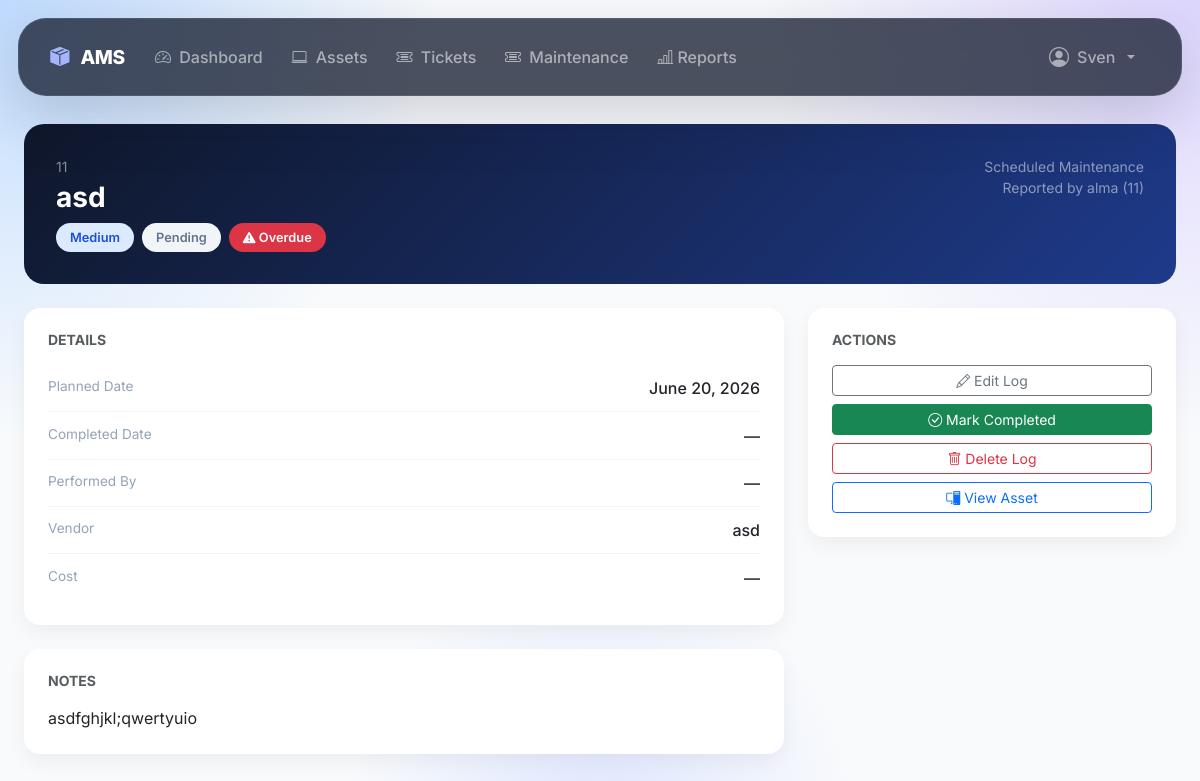
Page /maintenance/logs/1/ (signed in) on the committed database.
### accounts/models.py (models this page shows, shortened)
class User(AbstractUser ,TimeStampedModel):
    class Roles(models.TextChoices):
        ADMIN = "admin", "Admin"
        MANAGER = "manager", "Manager"
        IT_EXPERT = "it_expert", "IT Expert"
        EMPLOYEE = "employee", "Employee"
    email = models.EmailField(
        unique=True
    )
    employee_id = models.CharField(
        max_length=20,
        unique=True,
        db_index=True,
        verbose_name="Employee ID"
    )
    role = models.CharField(
        max_length=20,
        choices=Roles.choices,
        default=Roles.EMPLOYEE,
        db_index=True,
    )
    phone_number = models.CharField(
        max_length=20,
        blank=True,
    )
    department = models.ForeignKey(
        Department,
        on_delete=models.SET_NULL,
        null=True,
        blank=True,
        related_name="users",
    )
    position = models.CharField(
        max_length=100,
        blank=True,
    )
    avatar = models.ImageField(
        upload_to="users/avatars/",
        blank=True,
        null=True,
    )
    def __str__(self):
        full_name = self.get_full_name().strip()
        if full_name:
            return f"{full_name} ({self.employee_id})"
        return f"{self.username} ({self.employee_id})"
    class Meta:
        ordering = ["last_name", "first_name"]
        verbose_name = "User"
        verbose_name_plural = "Users"
        indexes = [
            models.Index(fields=["role"]),
        ]
    @property
    def is_staff_member(self):
        if self.is_superuser:
            return True
        return self.role in (
            self.Roles.ADMIN,
            self.Roles.MANAGER,
            self.Roles.IT_EXPERT,
        )

### maintenance/models.py (models this page shows, shortened)
class MaintenanceLog(TimeStampedModel):
    class MaintenanceType(models.TextChoices):
        SCHEDULED = "scheduled", "Scheduled Maintenance"
        REPAIR = "repair", "Repair"
        INSPECTION = "inspection", "Inspection"
    class Status(models.TextChoices):
        PENDING = "pending", "Pending"
        IN_PROGRESS = "in_progress", "In Progress"
        COMPLETED = "completed", "Completed"
        CANCELLED = "cancelled", "Cancelled"
    class Priority(models.TextChoices):
        LOW = "low", "Low"
        MEDIUM = "medium", "Medium"
        HIGH = "high", "High"
        CRITICAL = "critical", "Critical"
    asset = models.ForeignKey(
        Asset,
        on_delete=models.CASCADE,
        related_name="maintenance_logs",
    )
    schedule = models.ForeignKey(
        MaintenanceSchedule,
        on_delete=models.SET_NULL,
        null=True,
        blank=True,
        related_name="logs",
    )
    maintenance_type = models.CharField(
        max_length=20,
        choices=MaintenanceType.choices,
        default=MaintenanceType.SCHEDULED,
    )
    priority = models.CharField(
        max_length=20,
        choices=Priority.choices,
        default=Priority.MEDIUM,
        db_index=True,
    )
    status = models.CharField(
        max_length=20,
        choices=Status.choices,
        default=Status.PENDING,
        db_index=True,
    )
    reported_by = models.ForeignKey(
        User,
        on_delete=models.SET_NULL,
        null=True,
        blank=True,
        related_name="reported_maintenance",
    )
    performed_by = models.ForeignKey(
        User,
        on_delete=models.SET_NULL,
        null=True,
        blank=True,
        related_name="performed_maintenance",
    )
    planned_date = models.DateField()
    completed_date = models.DateField(null=True, blank=True)
    vendor = models.CharField(max_length=255, blank=True)
    cost = models.DecimalField(
        max_digits=10,
        decimal_places=2,
        null=True,
        blank=True,
    )
    notes = models.TextField(blank=True)
    @property
    def is_overdue(self):
        return (
            self.status != self.Status.COMPLETED
            and self.planned_date < timezone.now().date()
        )
    class Meta:
        verbose_name = "Maintenance Log"
        verbose_name_plural = "Maintenance Logs"
        ordering = ["-planned_date"]
        indexes = [
            models.Index(fields=["status", "planned_date"]),
            models.Index(fields=["priority", "status"]),
            models.Index(fields=["asset", "status"]),
        ]

### assets/models.py (models this page shows, shortened)
class Asset(TimeStampedModel):
    class AssetStatus(models.TextChoices):
        AVAILABLE = "available", "Available"
        ASSIGNED = "assigned", "Assigned"
        UNDER_REPAIR = "under_repair", "Under Repair"
        RETIRED = "retired", "Retired"
    name = models.CharField(max_length=255)
    asset_code = models.CharField(
        max_length=50,
        unique=True,  # unique خودش index می‌سازه
    )
    serial_number = models.CharField(
        max_length=100,
        unique=True,
        blank=True,
        null=True
    )
    brand = models.CharField(max_length=100, blank=True)
    model = models.CharField(max_length=100, blank=True)
    category = models.ForeignKey(
        AssetCategory,
        on_delete=models.PROTECT,
        related_name="assets",
    )
    department = models.ForeignKey(
        "accounts.Department",
        on_delete=models.SET_NULL,
        null=True,
        blank=True,
        related_name="assets",
    )
    status = models.CharField(
        max_length=20,
        choices=AssetStatus.choices,
        default=AssetStatus.AVAILABLE,
        db_index=True,
    )
    purchase_date = models.DateField(null=True, blank=True)
    description = models.TextField(blank=True)
    class Meta:
        verbose_name = "Asset"
        verbose_name_plural = "Assets"
        ordering = ["asset_code"]

### maintenance/views.py (the view)
# urls.py: path("logs/<int:pk>/",   views.MaintenanceLogDetailView.as_view(),name="maintenance-log-detail"),
class MaintenanceLogDetailView(LoginRequiredMixin, CanManageMaintenanceMixin, DetailView):
    model = MaintenanceLog
    template_name = "maintenance/log_detail.html"
    context_object_name = "log"
    def get_queryset(self):
        return MaintenanceLog.objects.select_related(
            "asset", "schedule", "reported_by", "performed_by"
        )

### maintenance/views.py (called while the page is built)
    def test_func(self):
        return self.request.user.is_staff_member

### maintenance/templates/maintenance/log_detail.html (shortened to what this page needs)
{% extends "base.html" %}
{% block content %}
<div class="container-fluid">
    <div class="log-header">
        <div class="d-flex justify-content-between align-items-start flex-wrap gap-3">
            <div>
                <div class="text-white-50 small mb-1">{{ log.asset.asset_code }}</div>
                <h3 class="fw-bold mb-2">{{ log.asset.name }}</h3>
                <div class="d-flex gap-2">
                    <span class="badge-pill badge-priority-{{ log.priority }}">
                        {{ log.get_priority_display }}
                    </span>
                    <span class="badge-pill badge-status-{{ log.status }}">
                        {{ log.get_status_display }}
                    </span>
                    {% if log.is_overdue %}
                        <span class="badge-pill bg-danger text-white">
                            <i class="bi bi-exclamation-triangle-fill"></i> Overdue
                        </span>
                    {% endif %}
                </div>
            </div>
            <div class="text-end text-white-50 small">
                <div>{{ log.get_maintenance_type_display }}</div>
                {% if log.reported_by %}
                    <div>Reported by {{ log.reported_by }}</div>
                {% endif %}
            </div>
        </div>
    </div>
    <div class="row g-4">
        <div class="col-lg-8">
            <div class="card info-card mb-4">
                <div class="card-body p-4">
                    <h6 class="text-muted text-uppercase small fw-bold mb-3">Details</h6>
                    <div class="info-row">
                        <span class="info-label">Planned Date</span>
                        <span class="info-value">{{ log.planned_date|date:"F d, Y" }}</span>
                    </div>
                    <div class="info-row">
                        <span class="info-label">Completed Date</span>
                        <span class="info-value">{{ log.completed_date|date:"F d, Y"|default:"—" }}</span>
                    </div>
                    <div class="info-row">
                        <span class="info-label">Performed By</span>
                        <span class="info-value">{{ log.performed_by|default:"—" }}</span>
                    </div>
                    <div class="info-row">
                        <span class="info-label">Vendor</span>
                        <span class="info-value">{{ log.vendor|default:"—" }}</span>
                    </div>
                    <div class="info-row">
                        <span class="info-label">Cost</span>
                        <span class="info-value">
                            {% if log.cost %}${{ log.cost }}{% else %}—{% endif %}
                        </span>
                    </div>
                </div>
            </div>
            {% if log.notes %}
            <div class="card info-card">
                <div class="card-body p-4">
                    <h6 class="text-muted text-uppercase small fw-bold mb-3">Notes</h6>
                    <p class="mb-0">{{ log.notes|linebreaksbr }}</p>
                </div>
            </div>
            {% endif %}
        </div>
        <div class="col-lg-4">
            <div class="card info-card">
                <div class="card-body p-4">
                    <h6 class="text-muted text-uppercase small fw-bold mb-3">Actions</h6>
                    <div class="d-flex flex-column gap-2">
                        <a href="{% url 'maintenance-log-update' log.pk %}" class="btn btn-outline-secondary btn-sm">
                            <i class="bi bi-pencil"></i> Edit Log
                        </a>
                        {% if log.status != "completed" %}
                        <form method="post" action="{% url 'maintenance-log-complete' log.pk %}">
                            <button type="submit" class="btn btn-success btn-sm w-100">
                                <i class="bi bi-check-circle"></i> Mark Completed
                            </button>
                        </form>
                        {% endif %}
                        <a href="{% url 'maintenance-log-delete' log.pk %}" class="btn btn-outline-danger btn-sm">
                            <i class="bi bi-trash"></i> Delete Log
                        </a>
                        <a href="{% url 'asset-detail' log.asset.pk %}" class="btn btn-outline-primary btn-sm">
                            <i class="bi bi-pc-display"></i> View Asset
                        </a>
                    </div>
                </div>
            </div>
        </div>
    </div>
</div>
{% endblock %}

### templates/base.html (shortened to what this page needs)
<!DOCTYPE html>
<html lang="en">
<head>
    <link href="https://cdn.jsdelivr.net/npm/bootstrap@5.3.3/dist/css/bootstrap.min.css"
          rel="stylesheet">
    <link href="https://cdn.jsdelivr.net/npm/bootstrap-icons@1.11.0/font/bootstrap-icons.css"
          rel="stylesheet">
    <link href="https://cdn.jsdelivr.net/npm/bootstrap@5.3.3/dist/css/bootstrap.min.css" rel="stylesheet">
    <link href="https://cdn.jsdelivr.net/npm/bootstrap-icons@1.11.0/font/bootstrap-icons.css" rel="stylesheet">
</head>
<body>
{% if user.is_authenticated %}
<nav class="navbar navbar-expand-lg navbar-dark">
    <div class="container-fluid">
        <a class="navbar-brand" href="{% url 'dashboard' %}">
            <i class="bi bi-box-seam-fill me-2"></i>
            AMS
        </a>
        <div class="collapse navbar-collapse" id="navbarNav">
            <ul class="navbar-nav me-auto">
                <li class="nav-item">
                    <a class="nav-link"
                       href="{% url 'dashboard' %}">
                        <i class="bi bi-speedometer2 me-1"></i>
                        Dashboard
                    </a>
                </li>
                <li class="nav-item">
                    <a class="nav-link"
                       href="{% url 'asset-list' %}">
                        <i class="bi bi-laptop me-1"></i>
                        Assets
                    </a>
                </li>
                <li class="nav-item">
                    <a class="nav-link"
                       href="{% url 'ticket-list' %}">
                        <i class="bi bi-ticket-detailed me-1"></i>
                        Tickets
                    </a>
                </li>
                <li class="nav-item">
                    <a class="nav-link"
                       href="{% url 'maintenance-log-list' %}">
                        <i class="bi bi-ticket-detailed me-1"></i>
                        Maintenance
                    </a>
                </li>
                <li class="nav-item">
                    <a class="nav-link" href="{% url 'reports' %}">
                        <i class="bi bi-bar-chart-line"></i>
                        Reports
                    </a>
                </li>
            </ul>
            <ul class="navbar-nav">
                <li class="nav-item dropdown">
                    <a class="nav-link dropdown-toggle d-flex align-items-center gap-2"
                       href="#"
                       data-bs-toggle="dropdown">
                        {% if user.avatar %}
                            <img src="{{ user.avatar.url }}"
                                 class="user-avatar">
                        {% else %}
                            <i class="bi bi-person-circle fs-5"></i>
                        {% endif %}
                        <span>
                            {{ user.get_full_name|default:user.username }}
                        </span>
                    </a>
                </li>
            </ul>
        </div>
    </div>
</nav>
{% endif %}
<main class="container-fluid">
    {% block content %}{% endblock %}
</main>
</body>
</html>

### templates/base.html (style rules this page uses)
:root { --primary:#6366f1; --primary-dark:#4f46e5; --glass-bg:rgba(255,255,255,.55); --glass-border:rgba(255,255,255,.35); --dark:#0f172a; --muted:#64748b; }
* { font-family:'Inter',sans-serif; }
body { min-height:100vh; background: radial-gradient(circle at top left,#bfdbfe 0%,transparent 30%), radial-gradient(circle at top right,#ddd6fe 0%,transparent 30%), radial-gradient(circle at bottom,#e0e7ff 0%,transparent 25%), #f8fafc; background-attachment:fixed; color:var(--dark); }
.navbar { margin:18px; border-radius:28px; background:rgba(15,23,42,.75) !important; backdrop-filter:blur(24px); -webkit-backdrop-filter:blur(24px); border:1px solid rgba(255,255,255,.08); box-shadow: 0 20px 60px rgba(15,23,42,.18); padding:.8rem 1.2rem; position: relative; z-index: 9999; }
.navbar-brand { font-weight:800; font-size:1.2rem; letter-spacing:-.5px; }
.navbar-brand i { color:#a5b4fc; }
.nav-link { border-radius:14px; padding:.65rem .9rem !important; transition:.25s ease; font-weight:500; }
main { padding:10px 20px 40px; }

### maintenance/templates/maintenance/log_detail.html (style rules this page uses)
.log-header { background: linear-gradient(135deg, #0f172a, #1e3a8a); color: white; padding: 2rem; border-radius: 20px; margin-bottom: 1.5rem; }
.info-card { border: none; border-radius: 16px; box-shadow: 0 8px 20px rgba(0,0,0,.05); }
.badge-pill { padding: 5px 14px; border-radius: 20px; font-size: .8rem; font-weight: 600; }
.badge-priority-medium { background: #dbeafe; color: #1d4ed8; }
.badge-status-pending { background: #f1f5f9; color: #64748b; }
.info-row { display: flex; justify-content: space-between; padding: .7rem 0; border-bottom: 1px solid #f1f5f9; }
.info-row:last-child { border-bottom: none; }
.info-label { color: #94a3b8; font-size: .85rem; }
.info-value { font-weight: 500; }

### rows in the picture
User: get_full_name "Sven"
MaintenanceLog: asset.asset_code "11", asset.name "asd", priority "Medium", status "Pending", maintenance_type "Scheduled Maintenance", reported_by "alma (11)", planned_date "June 20, 2026", completed_date "—", performed_by "—", vendor "asd", notes "asdfghjkl;qwertyuio"
